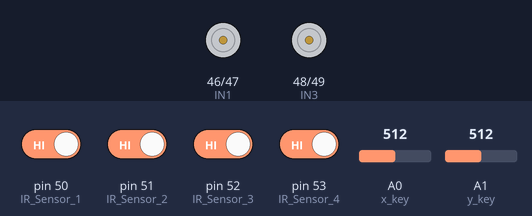
Recording of a sketch running on a simulated Arduino Mega 2560, built with avr-gcc and run on an emulated ATmega2560. Shown: motor-driver pin pairs drawn as motors (green arrow = first pin HIGH = forward, orange = second pin HIGH = backward, longer = more drive). The test bench sets the inputs (shaded band); at power-on: pin 50 (IR_Sensor_1), pin 51 (IR_Sensor_2), pin 52 (IR_Sensor_3), pin 53 (IR_Sensor_4) HIGH, A1 (y_key) = 512, A0 (x_key) = 512.

Above: at 1.2 s.
1.3 s: A1 (y_key) set to 317
2.8 s: A1 (y_key) set to 284
At 3.3 s:
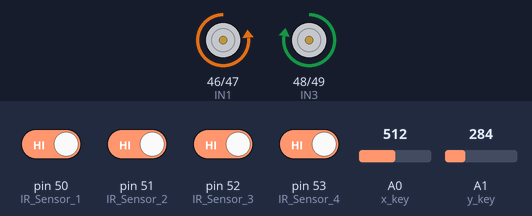
4.3 s: A0 (x_key) set to 314
5.8 s: A0 (x_key) set to 292
At 6.3 s:
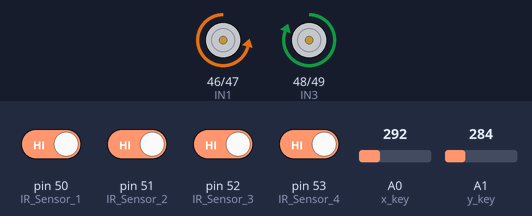
7.3 s: A1 (y_key) set to 306
At 8.5 s:
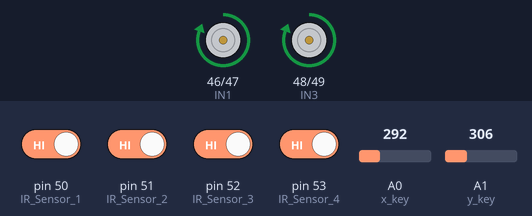
8.8 s: A0 (x_key) set to 810
At 10.0 s:
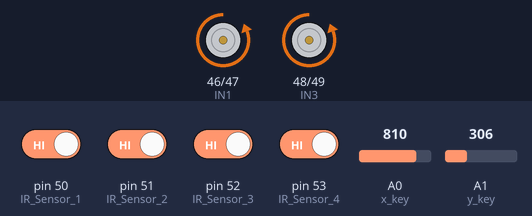
Timing chart, 0 to 11.3 s (numbered marks = the images above; inputs shaded):
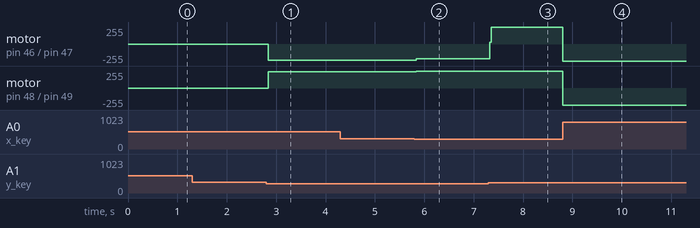

The sketch:

Universal_robot_car_2.ino
```cpp
//Joystick Pins
int x_key = A0;
int y_key = A1;
int x_pos;
int y_pos;
//Motor Pins     //Enable pin for first motor
int IN1 = 46;       //control pin for first motor
int IN2 = 47;       //control pin for first motor
int IN3 = 48;        //control pin for second motor
int IN4 = 49;        //control pin for second motor
//IR_4_sensors_board
int IR_Sensor_1 = 50;
int IR_Sensor_2 = 51;
int IR_Sensor_3 = 52;
int IR_Sensor_4 = 53;
//Initializing variables to store data
int motor_speed1;
int motor_speed2;
void setup ( ) {
  Serial.begin (9600); //Starting the serial communication at 9600 baud rate
  //Initializing the motor pins as output
  pinMode(IN1, OUTPUT);
  pinMode(IN2, OUTPUT);
  pinMode(IN3, OUTPUT);
  pinMode(IN4, OUTPUT);
  //Initializng the joystick pins as input
  pinMode (x_key, INPUT) ;
  pinMode (y_key, INPUT) ;
  pinMode (IR_Sensor_1, INPUT);
  pinMode (IR_Sensor_2, INPUT);
  pinMode (IR_Sensor_3, INPUT);
  pinMode (IR_Sensor_4, INPUT);

}
void loop () {
  int statusSensor1 = digitalRead (IR_Sensor_1);
  int statusSensor2 = digitalRead (IR_Sensor_2);
  int statusSensor3 = digitalRead (IR_Sensor_3);
  int statusSensor4 = digitalRead (IR_Sensor_4);
  x_pos = analogRead (x_key) ;  //Reading the horizontal movement value
  y_pos = analogRead (y_key) ;  //Reading the vertical movement value

  if (x_pos > 800) {    //Rotating the left motor in clockwise direction
    digitalWrite(IN1, LOW);
    digitalWrite(IN4, HIGH);
    digitalWrite(IN2, HIGH);
    digitalWrite(IN3, LOW);
  }

  else if (x_pos < 300) {   //Rotating the left motor in anticlockwise direction
    digitalWrite(IN1, HIGH);
    digitalWrite(IN3, HIGH);
    digitalWrite(IN4, LOW);
    digitalWrite(IN2, LOW);
  }
  else if ( 300 < x_pos < 800) {  //Rotating the left motor in anticlockwise direction
    digitalWrite(IN1, LOW);
    digitalWrite(IN3, LOW);
    digitalWrite(IN4, LOW);
    digitalWrite(IN2, LOW);
  }


  if (y_pos > 800) {        //Rotating the right motor in clockwise direction
    digitalWrite(IN3, LOW);
    digitalWrite(IN4, HIGH);
    digitalWrite(IN1, HIGH);
    digitalWrite(IN2, LOW);

  }

  else if (y_pos < 300) {       //Rotating the right motor in anticlockwise direction
    digitalWrite(IN3, HIGH);
    digitalWrite(IN4, LOW);
    digitalWrite(IN1, LOW);
    digitalWrite(IN2, HIGH);
  }
}
```

Measured:
- the behaviour switches between 300 and 299 on A1 (y_key) (found by bisection; images 0 and 1)
- after the input at 1.3 s, every drawn part: stays the same
- after the input at 2.8 s, motor on pin 46 (IN1) / pin 47 (IN2): stopped → backward 240/255 at once; motor on pin 48 (IN3) / pin 49 (IN4): stopped → forward 244/255 at once
- after the input at 4.3 s, every drawn part: stays the same
- after the input at 5.8 s, motor on pin 46 (IN1) / pin 47 (IN2): backward 240/255 → backward 218/255 at once; motor on pin 48 (IN3) / pin 49 (IN4): forward 244/255 → forward 255/255 at once
- after the input at 7.3 s, motor on pin 46 (IN1) / pin 47 (IN2): backward 218/255 → forward 255/255 at once
- after the input at 8.8 s, motor on pin 46 (IN1) / pin 47 (IN2), motor on pin 48 (IN3) / pin 49 (IN4): forward 255/255 → backward 255/255 at once
